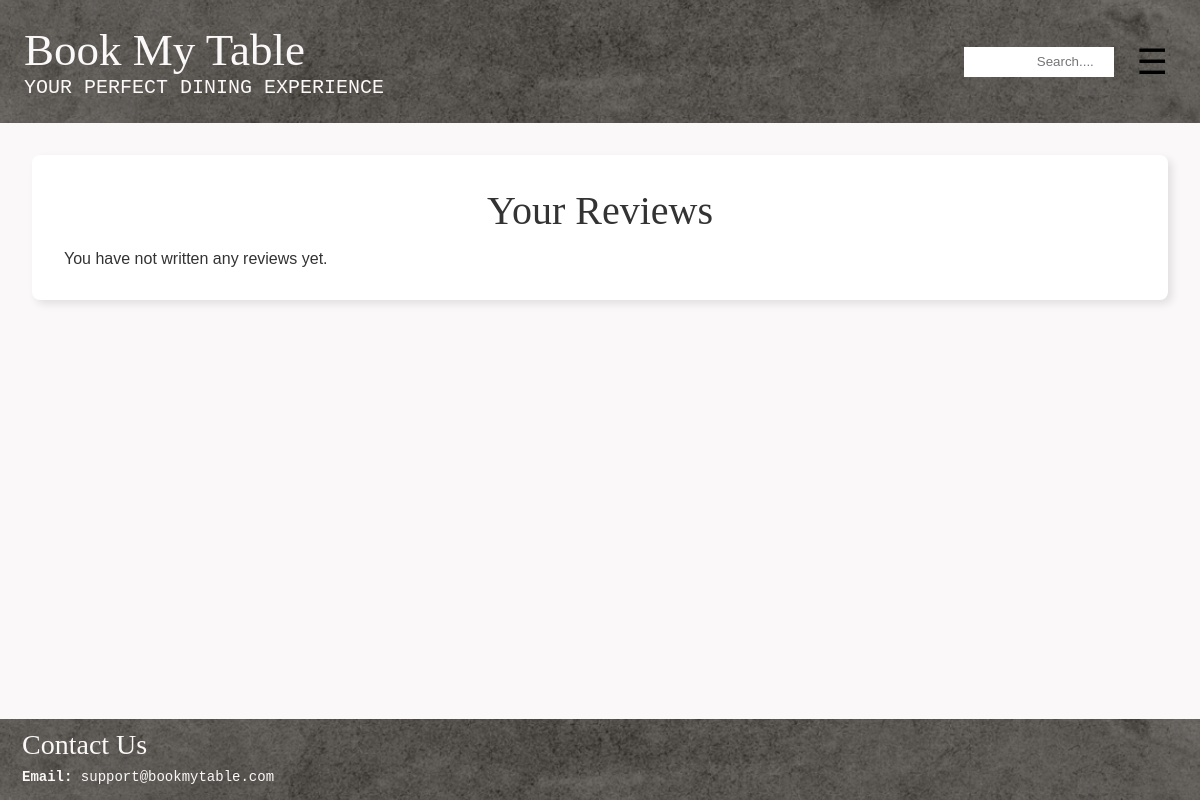
The app's page /my-review/ (signed in), older data.
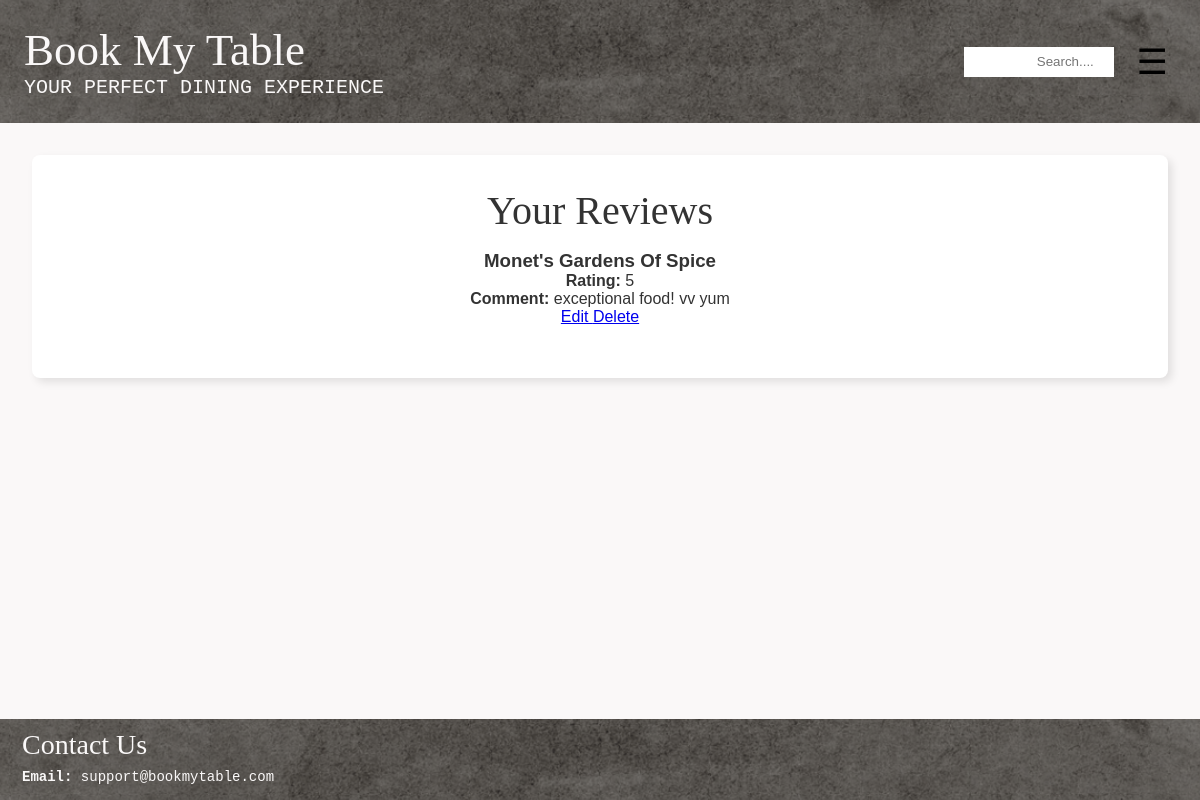
The same page, newer data.
### interactions/models.py (models this page shows, shortened)
class Review(models.Model):
    review_id = models.AutoField(primary_key=True)
    restaurant = models.ForeignKey(Restaurant, on_delete=models.CASCADE, related_name='reviews')
    user = models.ForeignKey(settings.AUTH_USER_MODEL, on_delete=models.CASCADE, related_name='reviews')
    rating = models.PositiveSmallIntegerField()
    comment = models.TextField(max_length=1000, blank=True)
    class Meta:
        unique_together = ('user', 'restaurant')       # A user can leave only one review per restaurant
        ordering = ['-review_id']

### restaurant/models.py (models this page shows, shortened)
class Restaurant(models.Model):
    R_ID = models.AutoField(primary_key=True)
    R_Name = models.CharField(max_length=100)
    owner = models.OneToOneField('users.Owner', on_delete=models.CASCADE, related_name='restaurant')
    R_EmailAddress = models.EmailField(unique=True)
    R_ContactNumber = models.CharField(unique = True, max_length=15)
    R_Address = models.TextField() # this will allow for multiple addresses too
    R_Description = models.TextField(blank=True, null=True) #can be left blank, will store NULL if no value exists
    R_CuisineTypes = models.CharField(max_length=100)
    R_ReservationCost = models.DecimalField(max_digits=10, decimal_places=2)
    R_OpenHours = models.CharField(max_length=100) # e.g "Mon-Fri: 9:00AM - 8PM"
    Rating = models.DecimalField(decimal_places=2, default=0.0, max_digits=100)
    NetRevenue = models.DecimalField(max_digits=15, decimal_places=2, default=0.0)

### users/views.py (the view)
# urls.py: path('my-review/', views.my_review, name='my_review'),
def my_review(request):
    user = request.user  # Get the currently logged-in user
    if user.is_customer:
        reviews = Review.objects.filter(user=user)
    elif user.is_owner:
        reviews = Review.objects.filter(restaurant__owner=user)
    return render(request, 'users/my_review.html', {'reviews': reviews})

### users/templates/users/my_review.html (shortened to what this page needs)
{% extends "layout.html" %}
{% block content %}
<div class="container">
    <h2 class="card-heading text-center">Your Reviews</h2>
    {% if reviews %}
        <ul class="list-group">
            {% for review in reviews %}
                <li class="list-group-item d-flex flex-column align-items-start">
                    <h3>{{ review.restaurant.R_Name }}</h3>
                    <p><strong>Rating:</strong> {{ review.rating }}</p>
                    <p><strong>Comment:</strong> {{ review.comment }}</p>
                    {% if user.is_customer %}
                    <td>
                        <div class="d-flex gap-7">
                            <a href="{% url 'interactions:edit_review' review.review_id %}" class="btn btn-primary btn-sm">
                                Edit
                            </a>
                            <a href="{% url 'interactions:delete_review' review.review_id %}"
                            class="btn btn-danger btn-sm"
                            onclick="return confirm('Are you sure you want to delete this review?');">
                            Delete
                            </a>
                        </div>
                    </td>
                    {% endif %}
                </li>
            {% endfor %}
        </ul>
    {% else %}
        <p class="alert alert-info">You have not written any reviews yet.</p>
    {% endif %}
</div>
{% endblock %}

Row changes from the older to the newer data that the page shows:
added Review: restaurant.R_Name "Monet's Gardens Of Spice", rating "5", comment "exceptional food! vv yum"
Text that changed along with them:
text no longer shown: "You have not written any reviews yet."
